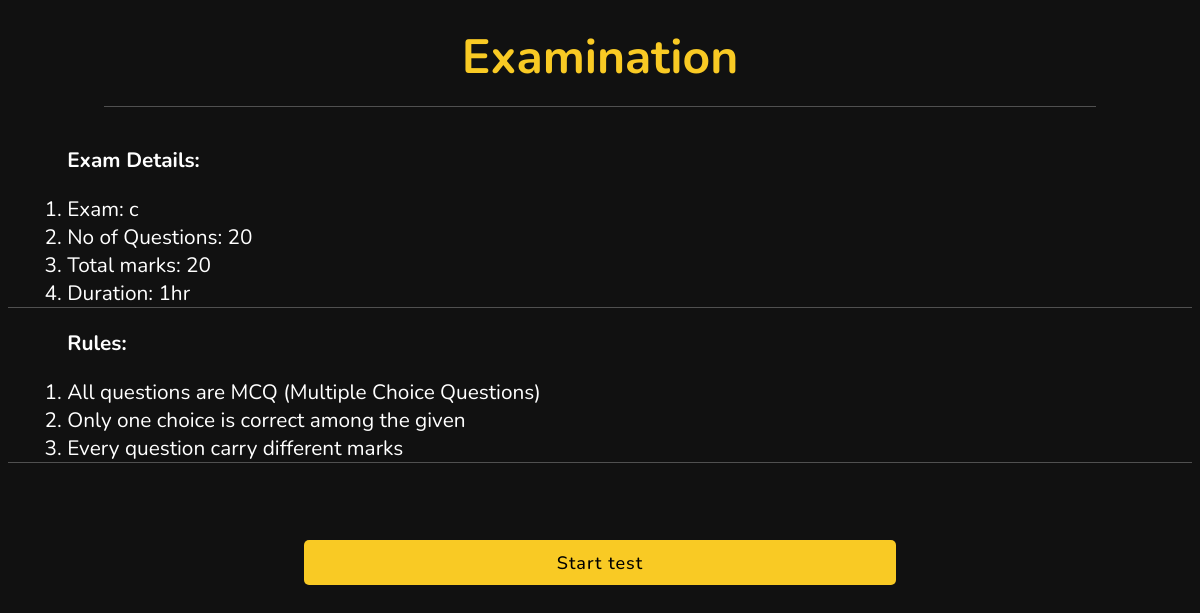
Page /testwindow/c on the committed database.
### tables this page shows
CREATE TABLE examdetails(examname text not null unique,noofque text not null,totalmarks text not null,duration text not null);

### app.py (the view)
@app.route('/testwindow/<examname>',methods =["POST","GET"])
def testwindow(examname):
       dbtea = getDatabase()
       user_cursorex = dbtea.execute("select * from examdetails  where examname =?" , [examname])
       examdetail = user_cursorex.fetchone()
       return render_template('testwindow.html',examdetail = examdetail)

### app.py (called while the page is built)
@app.teardown_appcontext
def close_database(error):
    if hasattr(g,'logreg'):
        g.logreg.close()

### database.py (called while the page is built)
def connect_to_database():
    sql = sqlite3.connect("logreg.db")
    sql.row_factory = sqlite3.Row
    return sql

def getDatabase():
    if not hasattr(g, "logreg"):
        g.logreg = connect_to_database()
    return g.logreg

### templates/testwindow.html (shortened to what this page needs)
<!DOCTYPE html>
<html lang="en">
<head>
    <link rel="stylesheet" href="https://cdnjs.cloudflare.com/ajax/libs/font-awesome/6.3.0/css/all.min.css">
    <link rel="stylesheet" href="../static/css/testwindow.css">
</head>
<body>
    <h1 class="heading"> <span >Examination</span>  </h1>
    <br>
    <h2>Exam Details: </h2>
    <ol class="list">
        <li>Exam:  {{examdetail['examname']}}</li>
        <li>No of Questions:  {{examdetail['noofque']}}</li>
        <li>Total marks:  {{examdetail['totalmarks']}}</li>
        <li>Duration:  {{examdetail['duration']}}</li>
    </ol>
    <h2>Rules:</h2>
    <ol>
        <li>All questions are MCQ (Multiple Choice Questions)</li>
        <li>Only one choice is correct among the given</li>
        <li>Every question carry different marks</li>
    </ol>
    <br>
<div class="button">
    <a href="{{ url_for('starttest', nameofex =examdetail['examname'] ) }}"><input type="submit" value="Start test"></a>
</div>
</body>
</html>

### static/css/testwindow.css (style rules this page uses)
:root { --yellow:#f9ca24; }
* { font-family: 'Nunito', sans-serif; box-sizing: border-box; text-decoration: none; outline: none; border: none; text-decoration: capitalize; transition: all .2s linear; }
ol, h2 { color:#fff; font-size: 1.3rem; padding-left: 5%; }
body { background: #111; }
.heading span { color:var(--yellow); text-align: center; }
.heading { text-align: center; margin: 0 6rem; font-size: 3rem; padding:1rem; border-bottom: .1rem solid #fff4; color:#fff }
ol { border-bottom: .1rem solid #fff4; }
.button { height: 45px; margin: 35px 0 }
.button input { height: 100%; width: 50%; margin-left: 25%; text-align: center; border-radius: 5px; border: none; color:black; font-size: 18px; font-weight: 500; letter-spacing: 1px; cursor: pointer; transition: all 0.3s ease; background: rgb(249, 202, 36); }

### rows in the picture
examdetails: examname "c", noofque "20", totalmarks "20", duration "1hr"
